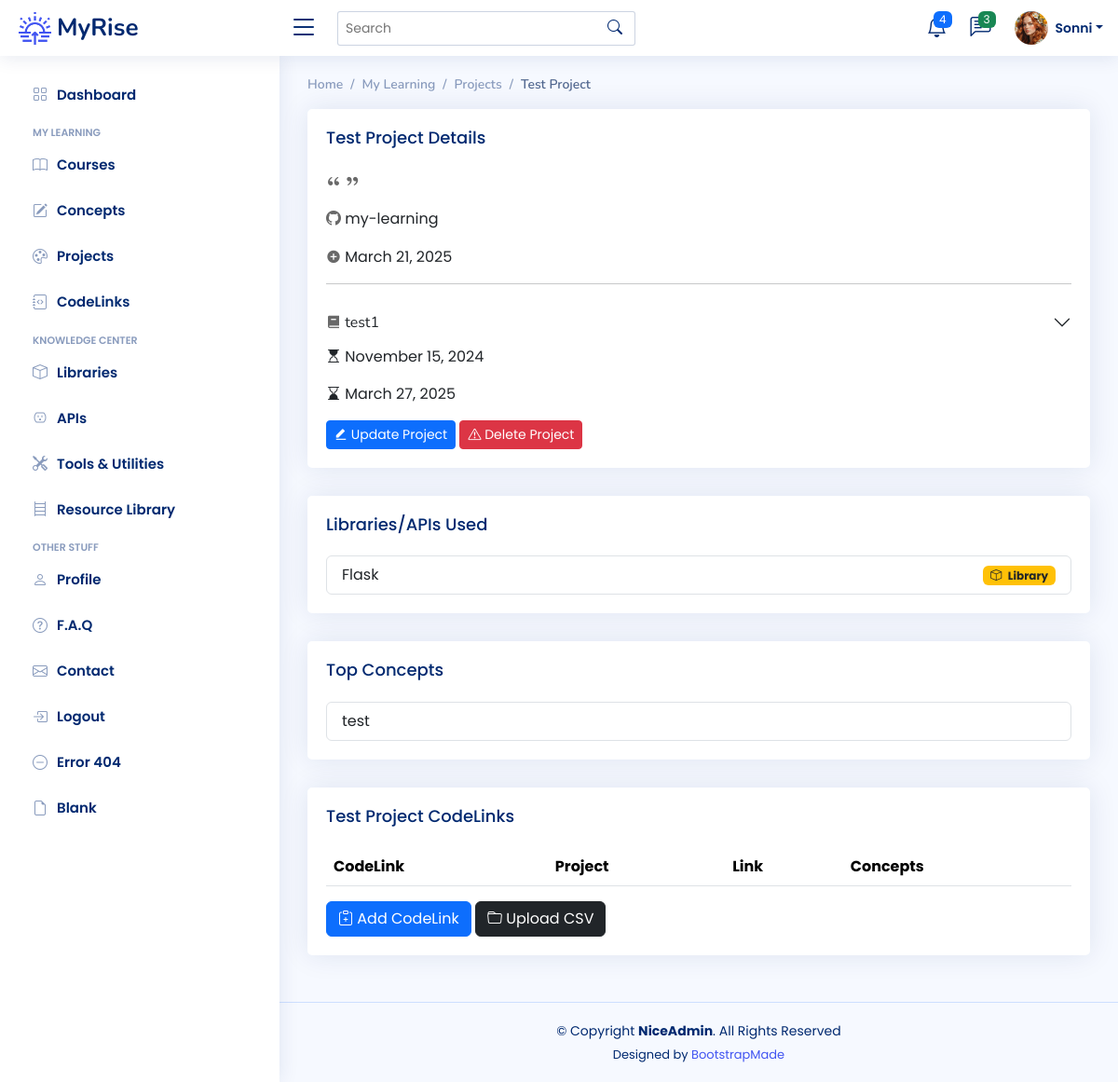
Page /projects/1 (signed in) on the committed database.
### app/models.py (models this page shows)
class User(UserMixin, db.Model):
    __tablename__ = "users"
    id: Mapped[int] = mapped_column(Integer, primary_key=True)
    email: Mapped[str] = mapped_column(String(100), unique=True)
    password: Mapped[str] = mapped_column(String(250))
    name: Mapped[str] = mapped_column(String(1000))
    display_name: Mapped[str] = mapped_column(String(1000))
    last_called_repos: Mapped[Optional[datetime.datetime]] = mapped_column(DateTime())
    latest_etag_repos: Mapped[str] = mapped_column(String(250), nullable=True)
    projects: Mapped[List["Project"]] = relationship(back_populates="user")
    events: Mapped[List["Event"]] = relationship(back_populates="user")
    courses: Mapped[List["Course"]] = relationship(back_populates="user")
    libraries: Mapped[List["Library"]] = relationship(back_populates="user")
    apis: Mapped[List["API"]] = relationship(back_populates="user")
    tools: Mapped[List["Tool"]] = relationship(back_populates="user")
    resources: Mapped[List["Resource"]] = relationship(back_populates="user")
    repos: Mapped[List["Repository"]] = relationship(back_populates="user")
    codelinks: Mapped[List["CodeLink"]] = relationship(back_populates="user")
    concepts: Mapped[List["Concept"]] = relationship('Concept', secondary=user_concept, backref='user')

class Project(db.Model):
    __tablename__ = "projects"
    id: Mapped[int] = mapped_column(Integer, primary_key=True)
    name: Mapped[str] = mapped_column(String(100), nullable=False)
    description: Mapped[str] = mapped_column(Text, nullable=True)
    assignment_link: Mapped[str] = mapped_column(String(250), nullable=True)
    path: Mapped[str] = mapped_column(String(100), nullable=True)
    start: Mapped[datetime.date] = mapped_column(Date, nullable=True)
    last_updated: Mapped[datetime.date] = mapped_column(Date, nullable=True)
    path_etag: Mapped[str] = mapped_column(String(250), nullable=True)
    path_commits: Mapped[int] = mapped_column(Integer, nullable=True)
    repo_id: Mapped[int] = mapped_column(Integer, ForeignKey(Repository.id), index=True)
    repo: Mapped["Repository"] = relationship(back_populates="projects")
    concepts: Mapped[List["Concept"]] = relationship('Concept', secondary=project_concept, backref='projects')
    section: Mapped[str] = mapped_column(String(100))
    lecture: Mapped[str] = mapped_column(String(100))
    date_added: Mapped[datetime.date] = mapped_column(Date, nullable=False)
    course_id: Mapped[int] = mapped_column(Integer, ForeignKey(Course.id), index=True)
    course: Mapped["Course"] = relationship(back_populates="projects")
    codelinks: Mapped[List["CodeLink"]] = relationship(back_populates="project")
    user_id: Mapped[int] = mapped_column(Integer, ForeignKey(User.id), index=True)
    user: Mapped["User"] = relationship(back_populates="projects")

class Repository(db.Model):
    __tablename__ = "repos"
    id: Mapped[int] = mapped_column(Integer, primary_key=True)
    name: Mapped[str] = mapped_column(String(250), nullable=False)
    last_called_activity: Mapped[Optional[datetime.datetime]] = mapped_column(DateTime())
    latest_etag_activity: Mapped[str] = mapped_column(String(250), nullable=True)
    latest_sha: Mapped[str] = mapped_column(String(250), nullable=True)
    sha_timestamp: Mapped[Optional[datetime.datetime]] = mapped_column(DateTime())
    created_at: Mapped[Optional[datetime.datetime]] = mapped_column(DateTime())
    updated_at: Mapped[Optional[datetime.datetime]] = mapped_column(DateTime())
    pushed_at: Mapped[Optional[datetime.datetime]] = mapped_column(DateTime())
    commits_etag: Mapped[str] = mapped_column(String(250), nullable=True)
    commits_data: Mapped[Dict] = mapped_column(JSON, nullable=True)
    user_id: Mapped[int] = mapped_column(Integer, ForeignKey(User.id), index=True)
    user: Mapped["User"] = relationship(back_populates="repos")
    projects: Mapped[List["Project"]] = relationship(back_populates="repo")
    codelinks: Mapped[List["CodeLink"]] = relationship(back_populates="repo")
    events: Mapped[List["Event"]] = relationship(back_populates="repo")

class Course(db.Model):
    __tablename__ = "courses"
    id: Mapped[int] = mapped_column(Integer, primary_key=True)
    name: Mapped[str] = mapped_column(String(100), unique=True)
    platform: Mapped[str] = mapped_column(String(100))
    url: Mapped[str] = mapped_column(String(250), nullable=True)
    instructor: Mapped[str] = mapped_column(String(100))
    start: Mapped[datetime.date] = mapped_column(Date, nullable=True)
    complete: Mapped[datetime.date] = mapped_column(Date, nullable=True)
    content_hours: Mapped[float] = mapped_column(nullable=True)
    has_cert: Mapped[bool] = mapped_column(Boolean)
    date_added: Mapped[datetime.date] = mapped_column(Date, nullable=False)
    status: Mapped[str] = mapped_column(String(100), nullable=True)
    projects: Mapped[List["Project"]] = relationship(back_populates="course")
    user_id: Mapped[int] = mapped_column(Integer, ForeignKey(User.id), index=True)
    user: Mapped["User"] = relationship(back_populates="courses")

class Concept(db.Model):
    __tablename__ = "concepts"
    id: Mapped[int] = mapped_column(Integer, primary_key=True)
    concept_term: Mapped[str] = mapped_column(String(50), nullable=False)
    category: Mapped[str] = mapped_column(String(100), nullable=True)
    description: Mapped[str] = mapped_column(Text, nullable=True)
    date_added: Mapped[datetime.date] = mapped_column(Date, nullable=False)

### app/routes.py (the view)
@app.route('/projects/<int:num>')
@login_required
def project_detail(num):
    target_project = db.get_or_404(Project, num)
    proj_concepts = []
    proj_codelinks = db.session.execute(db.select(CodeLink).where(CodeLink.project_id == num)).scalars().all()
    for concept in target_project.concepts:
        proj_concepts.append(concept)
    return render_template('project-detail.html',
                           project=target_project,
                           concepts=proj_concepts,
                           concept_badge=concept_categories,
                           codelinks=proj_codelinks)

### app/templates/project-detail.html (shortened to what this page needs)
{% extends 'base.html' %}
{% from 'bootstrap5/form.html' import render_form %}
{% block content %}
<main id="main" class="main">
	<div class="pagetitle">
		<nav>
			<ol class="breadcrumb">
				<li class="breadcrumb-item"><a href="index.html">Home</a></li>
				<li class="breadcrumb-item">My Learning</li>
				<li class="breadcrumb-item"><a href="{{ url_for('projects_page') }}">Projects</a></li>
				<li class="breadcrumb-item active">{{ project.name }}</li>
			</ol>
		</nav>
	</div>
	<div class="card">
		<div class="card-body">
			<h5 class="card-title">{{ project.name }} Details</h5>
			<p><i class="ri-double-quotes-l" style="color: dimgrey"></i> {{ project.description }} <i
					class="ri-double-quotes-r" style="color: dimgrey"></i></p>
			<p><i class="bi bi-github" style="color: dimgrey"></i> {{ project.repo.name }}{% if project.path %}/{{ project.path }}{% endif %}</p>
			<p><i class="ri-add-circle-fill" style="color: dimgrey"></i> {{ project.date_added.strftime("%B %d, %Y") }}
			</p>
			<hr>
			<div class="accordion accordion-flush" id="accordionFlushExample">
				<div class="accordion-item d-grid gap-2 2-md-flex">
					<h2 class="accordion-header" id="flush-headingOne">
						<button class="accordion-button collapsed" type="button"
								data-bs-toggle="collapse" data-bs-target="#flush-collapseOne"
								aria-expanded="false" aria-controls="flush-collapseOne">
							<span><i class="ri-book-2-fill" style="color: dimgrey"></i> {{ project.course.name }}</span>
						</button>
					</h2>
				</div>
			</div>
			<p><i class="bi bi-hourglass-top"></i> {{ project.start.strftime("%B %d, %Y") }}</p>
			<p><i class="bi bi-hourglass-bottom"></i> {{ project.last_updated.strftime("%B %d, %Y") }}</p>
			<a href="{{ url_for('update_project', num=project.id) }}">
				<button type="button" class="btn btn-primary btn-sm"><i class="ri-edit-fill"></i> Update Project
				</button>
			</a>
			<a href="{{ url_for('delete_project', num=project.id) }}">
				<button type="button" class="btn btn-danger btn-sm"><i class="bi bi-exclamation-triangle"></i> Delete
					Project
				</button>
			</a>
		</div>
	</div>
	<div class="card">
		<div class="card-body">
			<h5 class="card-title">Libraries/APIs Used</h5>
			<ul class="list-group">
				{% for concept in concepts %}
				{% if concept.category == 'library' or concept.category == 'api' %}
				<li class="list-group-item d-flex justify-content-between align-items-center">
					{{ concept.concept_term }}
					<span class="badge {{ concept_badge[concept.category][1] }}"><i
							class="bi {{ concept_badge[concept.category][2] }} me-1"></i> {{ concept_badge[concept.category][0] }}</span>
				</li>
				{% endif %}
				{% endfor %}
			</ul>
		</div>
	</div>
	<div class="card">
		<div class="card-body">
			<h5 class="card-title">Top Concepts</h5>
			<ul class="list-group">
				{% for concept in concepts %}
				{% if concept.category != 'library' and concept.category != 'api' %}
				<li class="list-group-item d-flex justify-content-between align-items-center">
					{{ concept.concept_term }}
				</li>
				{% endif %}
				{% endfor %}
			</ul>
		</div>
	</div>
	<div class="card">
		<div class="card-body">
			<h5 class="card-title">{{ project.name }} CodeLinks</h5>
			{% include '_codelinks.html' %}
			<a href="{{ url_for('add_new_codelink') }}">
				<button type="button" class="btn btn-primary"><i class="bi bi-clipboard-plus"></i> Add CodeLink</button>
			</a>
			<a href="{{ url_for('import_codelinks') }}">
				<button type="button" class="btn btn-dark"><i class="bi bi-folder"></i> Upload CSV</button>
			</a>
		</div>
	</div>
</main>
{% endblock %}

### app/templates/heading.html (shortened to what this page needs)
{% from 'bootstrap5/nav.html' import render_nav_item %}
{% from 'bootstrap5/form.html' import render_form %}
  <header id="header" class="header fixed-top d-flex align-items-center">
    <div class="d-flex align-items-center justify-content-between">
      <a href="{{ url_for('home') }}" class="logo d-flex align-items-center">
        <img src="{{ url_for('static', filename='img/logo.png') }}" alt="sun-rise">
        <span class="d-none d-lg-block">MyRise</span>
      </a>
      <i class="bi bi-list toggle-sidebar-btn"></i>
    </div>
    <div class="search-bar">
      <form class="search-form d-flex align-items-center" method="POST" action="#">
        <input type="text" name="query" placeholder="Search" title="Enter search keyword">
        <button type="submit" title="Search"><i class="bi bi-search"></i></button>
      </form>
    </div>
    <nav class="header-nav ms-auto">
      <ul class="d-flex align-items-center">
        <li class="nav-item dropdown">
          <a class="nav-link nav-icon" href="#" data-bs-toggle="dropdown">
            <i class="bi bi-bell"></i>
            <span class="badge bg-primary badge-number">4</span>
          </a>
        </li>
        <li class="nav-item dropdown">
          <a class="nav-link nav-icon" href="#" data-bs-toggle="dropdown">
            <i class="bi bi-chat-left-text"></i>
            <span class="badge bg-success badge-number">3</span>
          </a>
        </li>
        <li class="nav-item dropdown pe-3">
          <a class="nav-link nav-profile d-flex align-items-center pe-0" href="#" data-bs-toggle="dropdown">
            <img src="{{ url_for('static', filename='img/profile-img.png') }}" alt="Profile" class="rounded-circle">
            <span class="d-none d-md-block dropdown-toggle ps-2">{{ current_user.display_name }}</span>
          </a>
        </li>
      </ul>
    </nav>
  </header>
  <aside id="sidebar" class="sidebar">
    <ul class="sidebar-nav" id="sidebar-nav">
      <li class="nav-item">
        <a class="nav-link collapsed" href="{{ url_for('home') }}">
          <i class="bi bi-grid"></i>
          <span>Dashboard</span>
        </a>
      </li>
<li class="nav-heading">My Learning</li>
	  <li class="nav-item">
        <a class="nav-link collapsed" href="{{ url_for('courses_page') }}">
          <i class="bi bi-book"></i>
          <span>Courses</span>
        </a>
      </li>
	  <li class="nav-item">
        <a class="nav-link collapsed" href="{{ url_for('concepts_page') }}">
          <i class="bi bi-pencil-square"></i>
          <span>Concepts</span>
        </a>
      </li>
	  <li class="nav-item">
        <a class="nav-link collapsed" href="{{ url_for('projects_page') }}">
          <i class="bi bi-palette"></i>
          <span>Projects</span>
        </a>
      </li>
	  <li class="nav-item">
        <a class="nav-link collapsed" href="{{ url_for('codelinks_page') }}">
          <i class="bi bi-journal-code"></i>
          <span>CodeLinks</span>
        </a>
      </li>
<li class="nav-heading">Knowledge Center</li>
	  <li class="nav-item">
        <a class="nav-link collapsed" href="{{ url_for('libraries_page') }}">
          <i class="bi bi-box"></i>
          <span>Libraries</span>
        </a>
      </li>
	  <li class="nav-item">
        <a class="nav-link collapsed" href="{{ url_for('apis_page') }}">
          <i class="bi bi-outlet"></i>
          <span>APIs</span>
        </a>
      </li>
	  <li class="nav-item">
        <a class="nav-link collapsed" href="{{ url_for('tools_page') }}">
          <i class="bi bi-tools"></i>
          <span>Tools & Utilities</span>
        </a>
      </li>
	  <li class="nav-item">
        <a class="nav-link collapsed" href="{{ url_for('resources_page') }}">
          <i class="bi bi-bookshelf"></i>
          <span>Resource Library</span>
        </a>
      </li>
	<li class="nav-heading">Other Stuff</li>
      <li class="nav-item">
        <a class="nav-link collapsed" href="{{ url_for('profile') }}">
          <i class="bi bi-person"></i>
          <span>Profile</span>
        </a>
      </li>
      <li class="nav-item">
        <a class="nav-link collapsed" href="{{ url_for('faq') }}">
          <i class="bi bi-question-circle"></i>
          <span>F.A.Q</span>
        </a>
	  </li>
      <li class="nav-item">
        <a class="nav-link collapsed" href="{{ url_for('contact') }}">
          <i class="bi bi-envelope"></i>
          <span>Contact</span>
        </a>
      </li>
	{% if not current_user.is_authenticated %}
      <li class="nav-item">
        <a class="nav-link collapsed" href="{{ url_for('register') }}">
          <i class="bi bi-card-list"></i>
          <span>Register</span>
        </a>
      </li>
      <li class="nav-item">
        <a class="nav-link collapsed" href="{{ url_for('login') }}">
          <i class="bi bi-box-arrow-in-right"></i>
          <span>Login</span>
        </a>
      </li>
	{% else %}
		<li class="nav-item">
        <a class="nav-link collapsed" href="{{ url_for('logout') }}">
          <i class="bi bi-box-arrow-in-right"></i>
          <span>Logout</span>
        </a>
      </li>
	{% endif %}
      <li class="nav-item">
        <a class="nav-link collapsed" href="pages-error-404.html">
          <i class="bi bi-dash-circle"></i>
          <span>Error 404</span>
        </a>
      </li>
      <li class="nav-item">
        <a class="nav-link collapsed" href="pages-blank.html">
          <i class="bi bi-file-earmark"></i>
          <span>Blank</span>
        </a>
      </li>
    </ul>
  </aside>

### rows in the picture
User: display_name "Sonni"
Project: name "Test Project", date_added "March 21, 2025", start "November 15, 2024", last_updated "March 27, 2025"
Repository: repo.name "my-learning"
Course: course.name "test1"
Concept: concept_term "Flask", category "Library"
Concept: concept_term "test"
